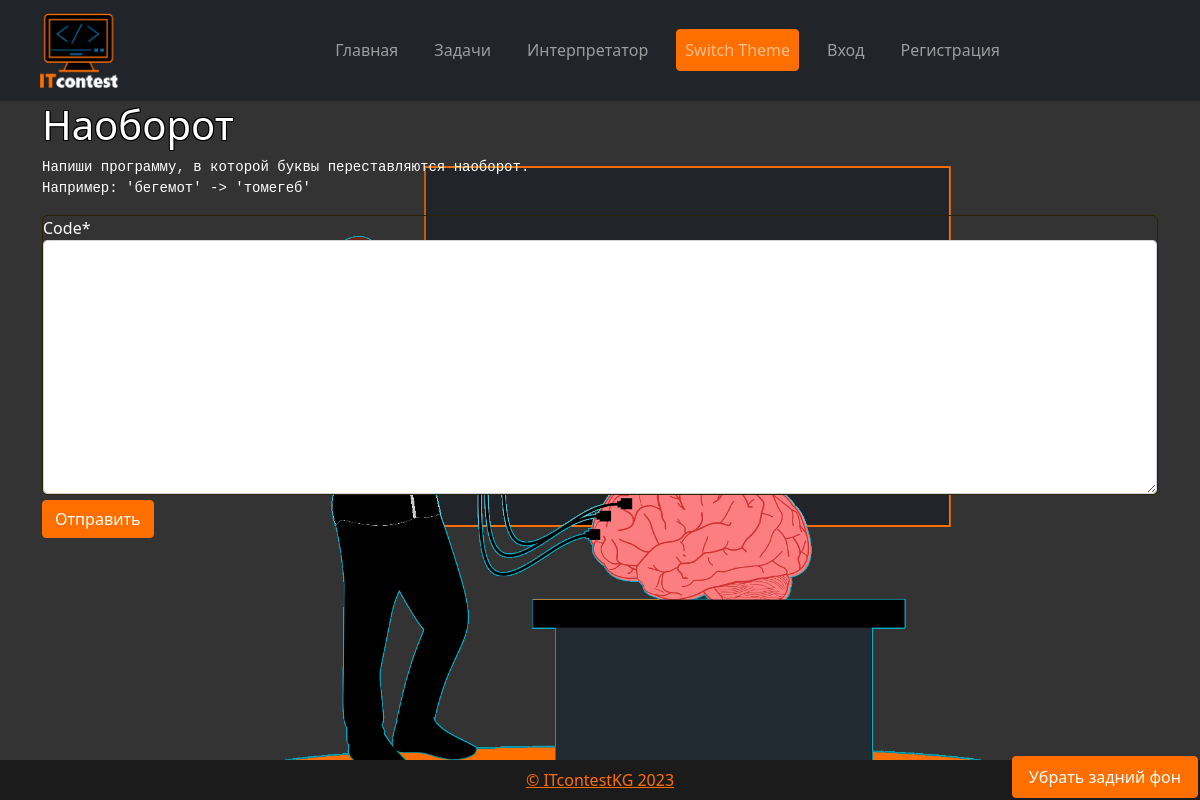
Screenshot of /task/naoborot/ with the database file from the repository.
### core/models.py (models this page shows, shortened)
class Task(models.Model):
    language = models.CharField(("language"), max_length=150, blank=True)
    name = models.CharField(max_length=200, unique=True)
    description = models.TextField()
    input = models.TextField()
    output = models.TextField()
    input1 = models.TextField(null=True)
    output1 = models.TextField(null=True)
    input2 = models.TextField(null=True)
    output2 = models.TextField(null=True)
    created_at = models.DateTimeField(auto_now_add=True)
    updated_at = models.DateTimeField(auto_now=True)
    prepod = models.CharField(max_length=150, null=True)
    slug = models.SlugField(unique=True)

### core/views.py (the view, shortened to what this page needs)
# urls.py: path('task/<slug:slug>/', views.task_detail, name='task_detail'),
def task_detail(request, slug):
    task = get_object_or_404(Task, slug=slug)
    form = SubmissionForm()
    return render(request, 'core/task_detail.html', {'task': task, 'form': form})

### core/forms.py
class SubmissionForm(forms.ModelForm):
    class Meta:
        model = Submission
        fields = ['code']
        widgets = {
            'code': forms.Textarea(attrs={'rows': 10}),
        }

### core/templates/core/task_detail.html (shortened to what this page needs)
{% extends 'main/base.html' %}
{% load crispy_forms_tags %}
{% block content %}
  <h1>{{ task.name }}</h1>
  <pre>{{ task.description }}</pre>
  <form method="post">
  {{ form|crispy }}
  <button type="submit" class="btn btn-primary">Отправить</button>
  </form>
  <br>
  {% endblock %}

### static/css/styles-dark.css (style rules this page uses)
body { background: url('../images/darktheme.png') no-repeat center center fixed; -webkit-background-size: cover; -moz-background-size: cover; -o-background-size: cover; background-size: cover; background-color: #333333; color: #ffffff; }
pre { white-space: pre-wrap; word-wrap: break-word; overflow-wrap: break-word; }
.form-group { margin-bottom: 5px; border: 1px solid rgb(44, 36, 0);; border-radius: 5px; }
.btn { color: #ffffff; background-color: #ff6f00; border: 1px solid #ff6f00; }
h1 { color: white; text-shadow: -1px -1px 0 #000, 1px -1px 0 #000, -1px 1px 0 #000, 1px 1px 0 #000; }

### rows the page displays
Task: name "Наоборот", description "Напиши программу, в которой буквы переставляются наоборот. Например: 'бегемот' -> 'томегеб'"
